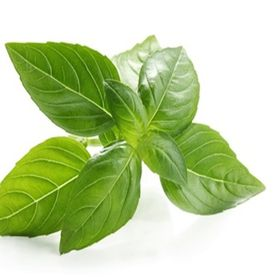
#> input picture Images/001.jpg, 280 x 280 px, found by its file name
$ jupyter execute ip_canny.ipynb   (shell and % lines are left out)
#> lines starting #> are read from the running program, lines starting #| are printed output that depends on the picture; after the words box and inside, x2 and y2 are one past the last pixel; in counts of white or black regions, pixels touching at a corner belong together
<a href="https://colab.research.google.com/github/kilaspintas/ai_project/blob/master/image_fundamental/ip_canny.ipynb" target="_parent"></a>

[cell 1]
# import the necessary packages
import matplotlib.pyplot as plt
import cv2

[cell 2]
def plt_imshow(title, image):
	# convert the image frame BGR to RGB color space and display it
	image = cv2.cvtColor(image, cv2.COLOR_BGR2RGB)
	plt.imshow(image)
	plt.title(title)
	plt.grid(False)
	plt.show()

[cell 3]
# since we are using Jupyter Notebooks we can replace our argument
# parsing code with *hard coded* arguments and values
args = {
    "image": "001.jpg"
}

[cell 4]
# load the image, convert it to grayscale, and blur it slightly
image = cv2.imread(args["image"])
#> image is the input picture: shape (280, 280, 3); mean B, G, R 163.4, 211.2, 193.5
gray = cv2.cvtColor(image, cv2.COLOR_BGR2GRAY)
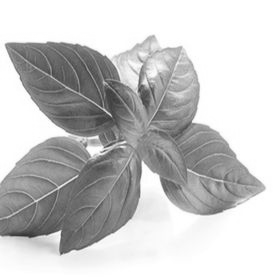
#> gray: shape (280, 280); min 49, max 255, mean 200.5
blurred = cv2.GaussianBlur(gray, (5, 5), 0)

# show the original and blurred images
plt_imshow("Original", image)
plt_imshow("Blurred", blurred)

[cell 5]
# compute a "wide", "mid-range", and "tight" threshold for the edges
# using the Canny edge detector
wide = cv2.Canny(blurred, 10, 200)
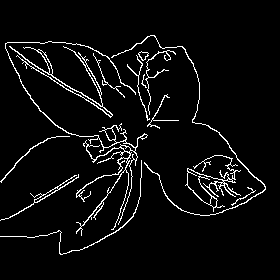
#> wide: shape (280, 280); 4.9% white in thin lines or dots, all inside (x1, y1, x2, y2) = (0, 35, 266, 255)
mid = cv2.Canny(blurred, 30, 150)
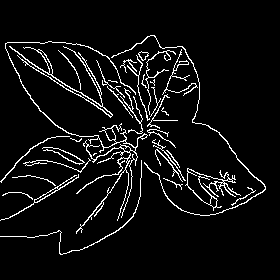
#> mid: shape (280, 280); 6.1% white in thin lines or dots, all inside (x1, y1, x2, y2) = (0, 35, 266, 255)
tight = cv2.Canny(blurred, 240, 250)
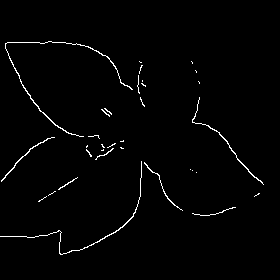
#> tight: shape (280, 280); 1.5% white in thin lines or dots, all inside (x1, y1, x2, y2) = (0, 41, 264, 255)

# show the output Canny edge maps
plt_imshow("Wide Edge Map", wide)
plt_imshow("Mid Edge Map", mid)
plt_imshow("Tight Edge Map", tight)
